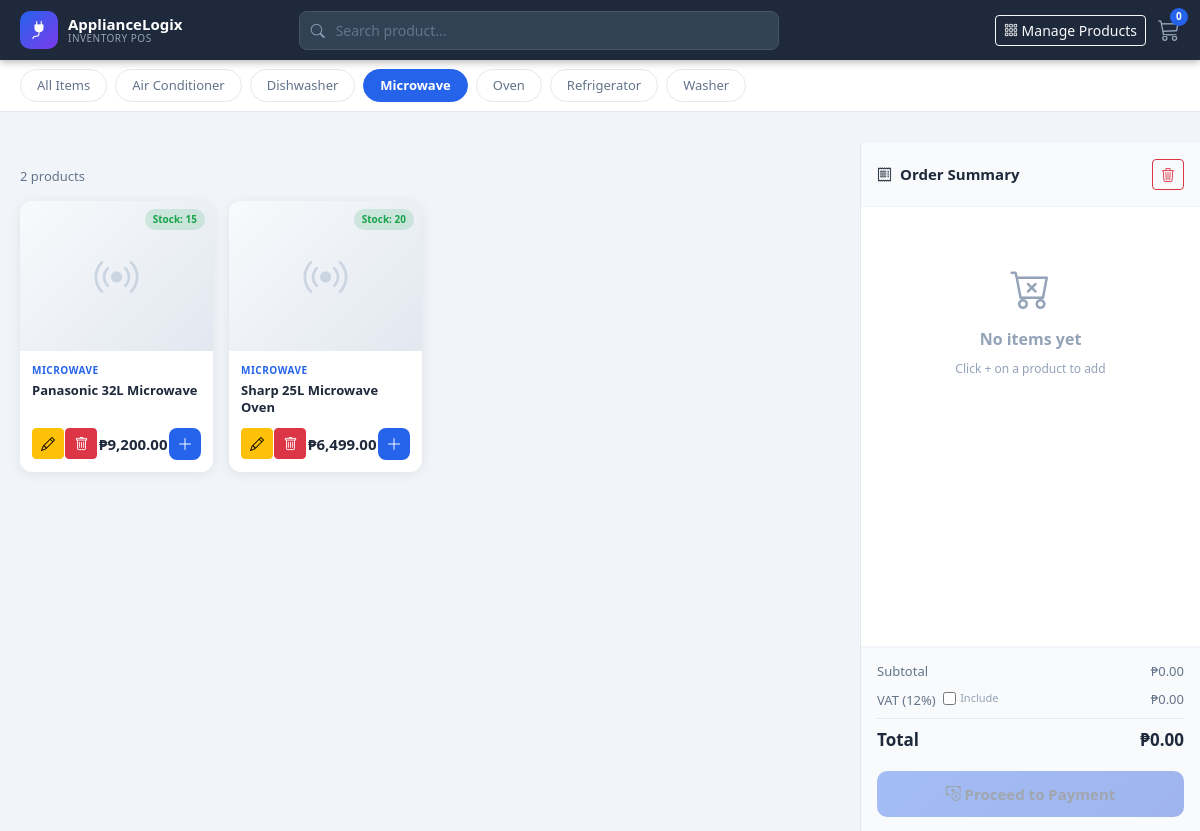
Page /index.php?category=Microwave on the committed database.
### tables this page shows
CREATE TABLE IF NOT EXISTS products (
    id           INT AUTO_INCREMENT PRIMARY KEY,
    product_name VARCHAR(150)  NOT NULL,
    price        DECIMAL(10,2) NOT NULL DEFAULT 0.00,
    stock        INT           NOT NULL DEFAULT 0,
    categories   VARCHAR(100)  NOT NULL DEFAULT 'Other',
    image        VARCHAR(255)  DEFAULT NULL,
    created_at   TIMESTAMP     DEFAULT CURRENT_TIMESTAMP,
    updated_at   TIMESTAMP     DEFAULT CURRENT_TIMESTAMP ON UPDATE CURRENT_TIMESTAMP
);

### index.php (the view, shortened to what this page needs)
<?php
require_once 'config.php';
$category = trim($_GET['category'] ?? '');
$search   = trim($_GET['search']   ?? '');
$where = []; $params = []; $types = '';
if ($category && $category !== 'All') {
    $where[] = 'categories = ?'; $params[] = $category; $types .= 's';
}
$sql = 'SELECT * FROM products' . ($where ? ' WHERE ' . implode(' AND ', $where) : '') . ' ORDER BY product_name ASC';
$stmt = $conn->prepare($sql);
if ($params) $stmt->bind_param($types, ...$params);
$stmt->execute();
$products = $stmt->get_result()->fetch_all(MYSQLI_ASSOC);
$cats = ['All Items','Air Conditioner','Dishwasher','Microwave','Oven','Refrigerator','Washer'];
?>
<!DOCTYPE html>
<html lang="en">
<head>
<link rel="stylesheet" href="https://cdn.jsdelivr.net/npm/bootstrap@5.3.3/dist/css/bootstrap.min.css">
<link rel="stylesheet" href="https://cdn.jsdelivr.net/npm/bootstrap-icons@1.11.3/font/bootstrap-icons.min.css">
<link rel="stylesheet" href="assets/css/style.css">
</head>
<body>
 <a href="create.php" class="btn btn-primary btn-sm">
</a>
<nav class="top-navbar">
  <div class="navbar-brand-area">
    <div class="brand-icon"><i class="bi bi-plug-fill"></i></div>
    <div class="brand-text">
      <span class="brand-name">ApplianceLogix</span>
      <span class="brand-sub">Inventory POS</span>
    </div>
  </div>
  <div class="navbar-search">
    <div class="search-wrap">
      <i class="bi bi-search search-icon"></i>
      <input type="text" id="searchInput" class="search-input" placeholder="Search product..." value="<?= htmlspecialchars($search) ?>">
    </div>
  </div>
  <div class="navbar-actions">
    <a href="products.php" class="btn btn-outline-light btn-sm">
      <i class="bi bi-grid-3x3-gap"></i> Manage Products
    </a>
    <div class="cart-badge-wrap">
      <i class="bi bi-cart3 cart-icon"></i>
      <span class="cart-count" id="cartCount">0</span>
    </div>
  </div>
</nav>
<div class="cat-bar">
  <?php foreach ($cats as $c):
    $slug = $c === 'All Items' ? 'All' : $c;
    $active = ($category === $slug || ($slug === 'All' && !$category)) ? 'active' : '';
  ?>
  <button class="cat-pill <?= $active ?>" data-cat="<?= $slug ?>"><?= $c ?></button>
  <?php endforeach; ?>
</div>
<div class="pos-layout">
  <div class="products-area">
    <div class="products-header">
      <span class="results-label" id="resultsLabel"><?= count($products) ?> product<?= count($products) !== 1 ? 's' : '' ?></span>
    </div>
    <div class="products-grid" id="productsGrid">
      <?php foreach ($products as $p):
        $imgSrc = $p['image'] && file_exists($p['image']) ? htmlspecialchars($p['image']) : '';
        $outOfStock = $p['stock'] <= 0;
      ?>
      <div class="product-card <?= $outOfStock ? 'out-of-stock' : '' ?>"
           data-id="<?= $p['id'] ?>"
           data-name="<?= htmlspecialchars($p['product_name'], ENT_QUOTES) ?>"
           data-price="<?= $p['price'] ?>"
           data-stock="<?= $p['stock'] ?>"
           data-cat="<?= htmlspecialchars($p['categories']) ?>">
        <div class="card-img-wrap">
          <?php if ($imgSrc): ?>
            <img src="<?= $imgSrc ?>" alt="<?= htmlspecialchars($p['product_name']) ?>">
          <?php else: ?>
            <div class="card-img-placeholder">
              <?php
                $icons = ['Air Conditioner'=>'bi-wind','Dishwasher'=>'bi-droplet-fill',
                          'Microwave'=>'bi-broadcast','Oven'=>'bi-fire',
                          'Refrigerator'=>'bi-thermometer-snow','Washer'=>'bi-arrow-repeat'];
                $icon = $icons[$p['categories']] ?? 'bi-plug-fill';
              ?>
              <i class="bi <?= $icon ?>"></i>
            </div>
          <?php endif; ?>
          <div class="stock-badge <?= $p['stock'] <= 5 ? ($outOfStock ? 'badge-out' : 'badge-low') : 'badge-ok' ?>">
            <?= $outOfStock ? 'Out of Stock' : ($p['stock'] <= 5 ? 'Low: '.$p['stock'] : 'Stock: '.$p['stock']) ?>
          </div>
        </div>
        <div class="card-body-custom">
          <div class="cat-tag"><?= htmlspecialchars($p['categories']) ?></div>
          <h6 class="product-name"><?= htmlspecialchars($p['product_name']) ?></h6>
          <div class="price-row">
            <a href="edit.php?id=<?= $p['id'] ?>" class="btn btn-warning btn-sm">
  <i class="bi bi-pencil"></i>
</a>
<a href="delete.php?id=<?= $p['id'] ?>"
   class="btn btn-danger btn-sm"
   onclick="return confirm('Delete this item?');">
  <i class="bi bi-trash"></i>
</a>
            <span class="price">₱<?= number_format($p['price'], 2) ?></span>
            <button class="add-btn" <?= $outOfStock ? 'disabled' : '' ?> onclick="addToCart(this)">
              <i class="bi bi-plus-lg"></i>
            </button>
          </div>
        </div>
      </div>
      <?php endforeach; ?>
    </div>
  </div>
  <aside class="order-panel">
    <div class="order-header">
      <i class="bi bi-receipt"></i> Order Summary
      <button class="btn btn-outline-danger btn-sm ms-auto" id="clearCartBtn" onclick="clearCart()">
        <i class="bi bi-trash3"></i>
      </button>
    </div>
    <div class="order-items" id="orderItems">
      <div class="cart-empty" id="cartEmpty">
        <i class="bi bi-cart-x"></i>
        <p>No items yet</p>
        <small>Click + on a product to add</small>
      </div>
    </div>
    <div class="order-footer">
      <div class="summary-row">
        <span>Subtotal</span>
        <span id="subtotal">₱0.00</span>
      </div>
      <div class="summary-row vat-row">
        <span>
          VAT (12%)
          <label class="vat-toggle ms-1">
            <input type="checkbox" id="vatToggle" onchange="recalc()"> <span class="vat-label">Include</span>
          </label>
        </span>
        <span id="vatAmount">₱0.00</span>
      </div>
      <div class="summary-row total-row">
        <span>Total</span>
        <span id="total">₱0.00</span>
      </div>
      <button class="btn btn-pay w-100" id="payBtn" onclick="proceedPayment()" disabled>
        <i class="bi bi-cash-coin"></i> Proceed to Payment
      </button>
    </div>
  </aside>
</div>
</body>
</html>

### rows in the picture
products: stock "15", categories "MICROWAVE", product_name "Panasonic 32L Microwave", price "9,200.00"
products: stock "20", categories "MICROWAVE", product_name "Sharp 25L Microwave Oven", price "6,499.00"

### other values in the picture
$c "All Items"
$c "Air Conditioner"
$c "Dishwasher"
$c "Microwave"
$c "Oven"
$c "Refrigerator"
$c "Washer"
count($products) "2"
